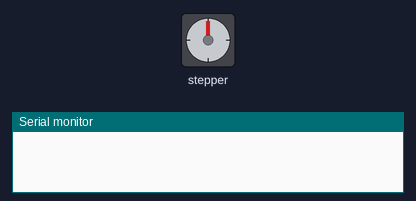
This sketch was run on a simulated Arduino Uno, built with avr-gcc and run on an emulated ATmega328P. Parts: stepper motor, the last lines printed to the serial monitor. Wiring (inferred from the names in the program): stepper motor (200 steps per turn assumed): coils pin 8, pin 9, pin 10, pin 11.

Above: at 0.05 s.
At 0.45 s:
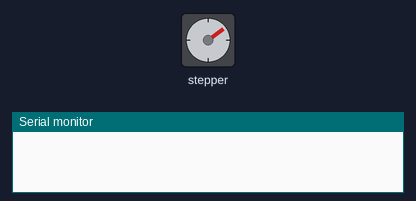
At 0.9 s:
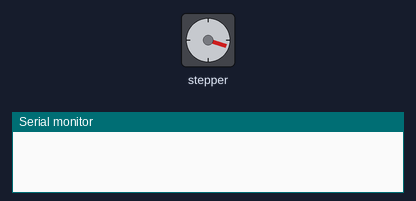
At 1.95 s:
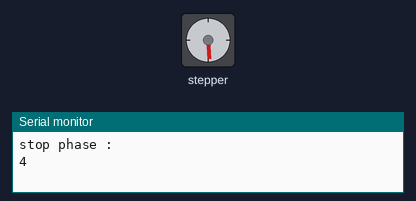
Timing chart, 0 to 4.6 s (numbered marks = the images above):
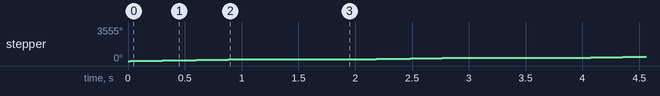

The sketch:

stepper3_simple.ino
```cpp
/* Stepper Copal
 * -------------
 *
 * Program to drive a stepper motor coming from a 5'25 disk drive
 * according to the documentation I found, this stepper: "[...] motor
 * made by Copal Electronics, with 1.8 degrees per step and 96 ohms
 * per winding, with center taps brought out to separate leads [...]"
 * [http://www.cs.uiowa.edu/~jones/step/example.html]
 *
 * It is a unipolar stepper motor with 5 wires:
 *
 * - red: power connector, I have it at 5V and works fine
 * - orange and black: coil 1
 * - brown and yellow: coil 2
 *
 * (cleft) 2005 DojoDave for K3
 * http://www.0j0.org | http://arduino.berlios.de
 *
 * @author: David Cuartielles
 * @date: 20 Oct. 2005
 */

int motorPin1 = 8;
int motorPin2 = 9;
int motorPin3 = 10;
int motorPin4 = 11;
int delayTime = 10;

void setup() {
  pinMode(motorPin1, OUTPUT);
  pinMode(motorPin2, OUTPUT);
  pinMode(motorPin3, OUTPUT);
  pinMode(motorPin4, OUTPUT);
  Serial.begin(9600);
}

void loop() {
int stop_phase;
stop_phase= clockwise(100);
Serial.println("stop phase : ");
Serial.println(stop_phase);
  delay(1000);


}

int clockwise(int n)
{
  int i=0;
while(i<n)
  {
  if(i!=n-1){
  phase1();
  i++;
    if(i!=n-1){
    phase2();
    i++;
       if(i!=n-1){
       phase3();
       i++;
              if(i!=n-1){
               phase4();
               i++;
               }
             else{return 4;}
       }
       else{return 3;}
    }
    else{return 2;}
  }
  else{return 1;}
 }

}


void phase1()
{
  digitalWrite(motorPin1, HIGH);
  digitalWrite(motorPin2, LOW);
  digitalWrite(motorPin3, LOW);
  digitalWrite(motorPin4, LOW);
  delay(delayTime);
}
void phase2()
{
  digitalWrite(motorPin1, LOW);
  digitalWrite(motorPin2, HIGH);
  digitalWrite(motorPin3, LOW);
  digitalWrite(motorPin4, LOW);
  delay(delayTime);
}
void phase3()
{
  digitalWrite(motorPin1, LOW);
  digitalWrite(motorPin2, LOW);
  digitalWrite(motorPin3, HIGH);
  digitalWrite(motorPin4, LOW);
  delay(delayTime);
}
void phase4()
{
  digitalWrite(motorPin1, LOW);
  digitalWrite(motorPin2, LOW);
  digitalWrite(motorPin3, LOW);
  digitalWrite(motorPin4, HIGH);
  delay(delayTime);
}

void sens_anti_horraire()
{
    //sens inverse des aiguille d'une montre
  digitalWrite(motorPin1, LOW);
  digitalWrite(motorPin2, LOW);
  digitalWrite(motorPin3, LOW);
  digitalWrite(motorPin4, HIGH);
  delay(delayTime);
    digitalWrite(motorPin1, LOW);
  digitalWrite(motorPin2, LOW);
  digitalWrite(motorPin3, HIGH);
  digitalWrite(motorPin4, LOW);
  delay(delayTime);
    digitalWrite(motorPin1, LOW);
  digitalWrite(motorPin2, HIGH);
  digitalWrite(motorPin3, LOW);
  digitalWrite(motorPin4, LOW);
  delay(delayTime);
    digitalWrite(motorPin1, HIGH);
  digitalWrite(motorPin2, LOW);
  digitalWrite(motorPin3, LOW);
  digitalWrite(motorPin4, LOW);
  delay(delayTime);
}
```

Measured:
- by itself, stepper: turns 176° clockwise in 0.96 s, repeating every 2.0 s
